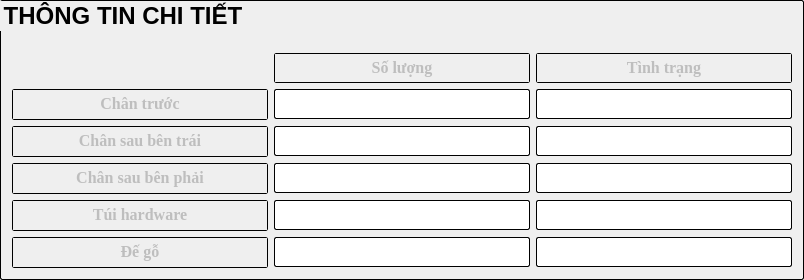
            <widget class="QGroupBox" name="groupBox_8">
             <property name="sizePolicy">
              <sizepolicy hsizetype="Expanding" vsizetype="Expanding">
               <horstretch>0</horstretch>
               <verstretch>0</verstretch>
              </sizepolicy>
             </property>
             <property name="minimumSize">
              <size>
               <width>500</width>
               <height>280</height>
              </size>
             </property>
             <property name="font">
              <font>
               <pointsize>18</pointsize>
               <weight>75</weight>
               <bold>true</bold>
              </font>
             </property>
             <property name="styleSheet">
              <string notr="true">border-width:1px;
border-radius:2px;
border-color:black;
border-style:outset;</string>
             </property>
             <property name="title">
              <string>THÔNG TIN CHI TIẾT</string>
             </property>
             <layout class="QGridLayout" name="gridLayout_2">
              <item row="5" column="1">
               <widget class="QLineEdit" name="joint_2">
                <property name="enabled">
                 <bool>false</bool>
                </property>
                <property name="minimumSize">
                 <size>
                  <width>120</width>
                  <height>30</height>
                 </size>
                </property>
                <property name="maximumSize">
                 <size>
                  <width>16777215</width>
                  <height>30</height>
                 </size>
                </property>
                <property name="font">
                 <font>
                  <family>Times New Roman</family>
                  <pointsize>13</pointsize>
                  <weight>75</weight>
                  <bold>true</bold>
                 </font>
                </property>
                <property name="alignment">
                 <set>Qt::AlignCenter</set>
                </property>
                <property name="readOnly">
                 <bool>true</bool>
                </property>
               </widget>
              </item>
              <item row="2" column="2">
               <widget class="QLineEdit" name="sttFront_2">
                <property name="enabled">
                 <bool>false</bool>
                </property>
                <property name="minimumSize">
                 <size>
                  <width>120</width>
                  <height>30</height>
                 </size>
                </property>
                <property name="maximumSize">
                 <size>
                  <width>16777215</width>
                  <height>30</height>
                 </size>
                </property>
                <property name="font">
                 <font>
                  <family>Times New Roman</family>
                  <pointsize>13</pointsize>
                  <weight>75</weight>
                  <bold>true</bold>
                 </font>
                </property>
                <property name="alignment">
                 <set>Qt::AlignCenter</set>
                </property>
                <property name="readOnly">
                 <bool>true</bool>
                </property>
               </widget>
              </item>
              <item row="3" column="0">
               <widget class="QTextEdit" name="textEdit_14">
                <property name="enabled">
                 <bool>false</bool>
                </property>
                <property name="sizePolicy">
                 <sizepolicy hsizetype="Fixed" vsizetype="Fixed">
                  <horstretch>0</horstretch>
                  <verstretch>0</verstretch>
                 </sizepolicy>
                </property>
                <property name="minimumSize">
                 <size>
                  <width>141</width>
                  <height>31</height>
                 </size>
                </property>
                <property name="maximumSize">
                 <size>
                  <width>16777215</width>
                  <height>31</height>
                 </size>
                </property>
                <property name="font">
                 <font>
                  <family>Times New Roman</family>
                  <pointsize>13</pointsize>
                  <weight>75</weight>
                  <bold>true</bold>
                 </font>
                </property>
                <property name="verticalScrollBarPolicy">
                 <enum>Qt::ScrollBarAlwaysOff</enum>
                </property>
                <property name="html">
                 <string>&lt;!DOCTYPE HTML PUBLIC &quot;-//W3C//DTD HTML 4.0//EN&quot; &quot;http://www.w3.org/TR/REC-html40/strict.dtd&quot;&gt;
&lt;html&gt;&lt;head&gt;&lt;meta name=&quot;qrichtext&quot; content=&quot;1&quot; /&gt;&lt;style type=&quot;text/css&quot;&gt;
p, li { white-space: pre-wrap; }
&lt;/style&gt;&lt;/head&gt;&lt;body style=&quot; font-family:'Times New Roman'; font-size:13pt; font-weight:600; font-style:normal;&quot;&gt;
&lt;p align=&quot;center&quot; style=&quot; margin-top:0px; margin-bottom:0px; margin-left:0px; margin-right:0px; -qt-block-indent:0; text-indent:0px;&quot;&gt;&lt;span style=&quot; font-size:12pt;&quot;&gt;Chân sau bên trái&lt;/span&gt;&lt;/p&gt;
&lt;p align=&quot;center&quot; style=&quot;-qt-paragraph-type:empty; margin-top:0px; margin-bottom:0px; margin-left:0px; margin-right:0px; -qt-block-indent:0; text-indent:0px; font-size:12pt;&quot;&gt;&lt;br /&gt;&lt;/p&gt;&lt;/body&gt;&lt;/html&gt;</string>
                </property>
               </widget>
              </item>
              <item row="2" column="0">
               <widget class="QTextEdit" name="textEdit_10">
                <property name="enabled">
                 <bool>false</bool>
                </property>
                <property name="sizePolicy">
                 <sizepolicy hsizetype="Fixed" vsizetype="Fixed">
                  <horstretch>0</horstretch>
                  <verstretch>0</verstretch>
                 </sizepolicy>
                </property>
                <property name="minimumSize">
                 <size>
                  <width>141</width>
                  <height>31</height>
                 </size>
                </property>
                <property name="maximumSize">
                 <size>
                  <width>16777215</width>
                  <height>31</height>
                 </size>
                </property>
                <property name="font">
                 <font>
                  <family>Times New Roman</family>
                  <pointsize>13</pointsize>
                  <weight>75</weight>
                  <bold>true</bold>
                 </font>
                </property>
                <property name="html">
                 <string>&lt;!DOCTYPE HTML PUBLIC &quot;-//W3C//DTD HTML 4.0//EN&quot; &quot;http://www.w3.org/TR/REC-html40/strict.dtd&quot;&gt;
&lt;html&gt;&lt;head&gt;&lt;meta name=&quot;qrichtext&quot; content=&quot;1&quot; /&gt;&lt;style type=&quot;text/css&quot;&gt;
p, li { white-space: pre-wrap; }
&lt;/style&gt;&lt;/head&gt;&lt;body style=&quot; font-family:'Times New Roman'; font-size:13pt; font-weight:600; font-style:normal;&quot;&gt;
&lt;p align=&quot;center&quot; style=&quot; margin-top:0px; margin-bottom:0px; margin-left:0px; margin-right:0px; -qt-block-indent:0; text-indent:0px;&quot;&gt;&lt;span style=&quot; font-size:12pt;&quot;&gt;Chân trước&lt;/span&gt;&lt;/p&gt;&lt;/body&gt;&lt;/html&gt;</string>
                </property>
               </widget>
              </item>
              <item row="1" column="2">
               <widget class="QTextEdit" name="textEdit_12">
                <property name="enabled">
                 <bool>false</bool>
                </property>
                <property name="sizePolicy">
                 <sizepolicy hsizetype="Expanding" vsizetype="Fixed">
                  <horstretch>0</horstretch>
                  <verstretch>0</verstretch>
                 </sizepolicy>
                </property>
                <property name="minimumSize">
                 <size>
                  <width>120</width>
                  <height>30</height>
                 </size>
                </property>
                <property name="maximumSize">
                 <size>
                  <width>16777215</width>
                  <height>30</height>
                 </size>
                </property>
                <property name="font">
                 <font>
                  <family>Times New Roman</family>
                  <pointsize>13</pointsize>
                 </font>
                </property>
                <property name="html">
                 <string>&lt;!DOCTYPE HTML PUBLIC &quot;-//W3C//DTD HTML 4.0//EN&quot; &quot;http://www.w3.org/TR/REC-html40/strict.dtd&quot;&gt;
&lt;html&gt;&lt;head&gt;&lt;meta name=&quot;qrichtext&quot; content=&quot;1&quot; /&gt;&lt;style type=&quot;text/css&quot;&gt;
p, li { white-space: pre-wrap; }
&lt;/style&gt;&lt;/head&gt;&lt;body style=&quot; font-family:'Times New Roman'; font-size:13pt; font-weight:400; font-style:normal;&quot;&gt;
&lt;p align=&quot;center&quot; style=&quot; margin-top:0px; margin-bottom:0px; margin-left:0px; margin-right:0px; -qt-block-indent:0; text-indent:0px;&quot;&gt;&lt;span style=&quot; font-size:12pt; font-weight:600;&quot;&gt;Tình trạng&lt;/span&gt;&lt;/p&gt;&lt;/body&gt;&lt;/html&gt;</string>
                </property>
               </widget>
              </item>
              <item row="2" column="1">
               <widget class="QLineEdit" name="lineEdit_2">
                <property name="enabled">
                 <bool>false</bool>
                </property>
                <property name="minimumSize">
                 <size>
                  <width>120</width>
                  <height>30</height>
                 </size>
                </property>
                <property name="maximumSize">
                 <size>
                  <width>16777215</width>
                  <height>30</height>
                 </size>
                </property>
                <property name="font">
                 <font>
                  <pointsize>13</pointsize>
                 </font>
                </property>
               </widget>
              </item>
              <item row="3" column="2">
               <widget class="QLineEdit" name="sttBackLeft_2">
                <property name="enabled">
                 <bool>false</bool>
                </property>
                <property name="minimumSize">
                 <size>
                  <width>120</width>
                  <height>30</height>
                 </size>
                </property>
                <property name="maximumSize">
                 <size>
                  <width>16777215</width>
                  <height>30</height>
                 </size>
                </property>
                <property name="font">
                 <font>
                  <family>Times New Roman</family>
                  <pointsize>13</pointsize>
                  <weight>75</weight>
                  <bold>true</bold>
                 </font>
                </property>
                <property name="alignment">
                 <set>Qt::AlignCenter</set>
                </property>
                <property name="readOnly">
                 <bool>true</bool>
                </property>
               </widget>
              </item>
              <item row="5" column="0">
               <widget class="QTextEdit" name="textEdit_19">
                <property name="enabled">
                 <bool>false</bool>
                </property>
                <property name="sizePolicy">
                 <sizepolicy hsizetype="Fixed" vsizetype="Fixed">
                  <horstretch>0</horstretch>
                  <verstretch>0</verstretch>
                 </sizepolicy>
                </property>
                <property name="minimumSize">
                 <size>
                  <width>141</width>
                  <height>31</height>
                 </size>
                </property>
                <property name="maximumSize">
                 <size>
                  <width>16777215</width>
                  <height>31</height>
                 </size>
                </property>
                <property name="font">
                 <font>
                  <family>Times New Roman</family>
                  <pointsize>13</pointsize>
                  <weight>75</weight>
                  <bold>true</bold>
                 </font>
                </property>
                <property name="html">
                 <string>&lt;!DOCTYPE HTML PUBLIC &quot;-//W3C//DTD HTML 4.0//EN&quot; &quot;http://www.w3.org/TR/REC-html40/strict.dtd&quot;&gt;
&lt;html&gt;&lt;head&gt;&lt;meta name=&quot;qrichtext&quot; content=&quot;1&quot; /&gt;&lt;style type=&quot;text/css&quot;&gt;
p, li { white-space: pre-wrap; }
&lt;/style&gt;&lt;/head&gt;&lt;body style=&quot; font-family:'Times New Roman'; font-size:13pt; font-weight:600; font-style:normal;&quot;&gt;
&lt;p align=&quot;center&quot; style=&quot; margin-top:0px; margin-bottom:0px; margin-left:0px; margin-right:0px; -qt-block-indent:0; text-indent:0px;&quot;&gt;&lt;span style=&quot; font-size:12pt;&quot;&gt;Túi hardware&lt;/span&gt;&lt;/p&gt;&lt;/body&gt;&lt;/html&gt;</string>
                </property>
               </widget>
              </item>
              <item row="3" column="1">
               <widget class="QLineEdit" name="backLeft_2">
                <property name="enabled">
                 <bool>false</bool>
                </property>
                <property name="minimumSize">
                 <size>
                  <width>120</width>
                  <height>30</height>
                 </size>
                </property>
                <property name="maximumSize">
                 <size>
                  <width>16777215</width>
                  <height>30</height>
                 </size>
                </property>
                <property name="font">
                 <font>
                  <family>Times New Roman</family>
                  <pointsize>13</pointsize>
                  <weight>75</weight>
                  <bold>true</bold>
                 </font>
                </property>
                <property name="alignment">
                 <set>Qt::AlignCenter</set>
                </property>
                <property name="readOnly">
                 <bool>true</bool>
                </property>
               </widget>
              </item>
              <item row="4" column="0">
               <widget class="QTextEdit" name="textEdit_16">
                <property name="enabled">
                 <bool>false</bool>
                </property>
                <property name="sizePolicy">
                 <sizepolicy hsizetype="Fixed" vsizetype="Fixed">
                  <horstretch>0</horstretch>
                  <verstretch>0</verstretch>
                 </sizepolicy>
                </property>
                <property name="minimumSize">
                 <size>
                  <width>141</width>
                  <height>31</height>
                 </size>
                </property>
                <property name="maximumSize">
                 <size>
                  <width>16777215</width>
                  <height>31</height>
                 </size>
                </property>
                <property name="font">
                 <font>
                  <family>Times New Roman</family>
                  <pointsize>13</pointsize>
                  <weight>75</weight>
                  <bold>true</bold>
                 </font>
                </property>
                <property name="verticalScrollBarPolicy">
                 <enum>Qt::ScrollBarAlwaysOff</enum>
                </property>
                <property name="html">
                 <string>&lt;!DOCTYPE HTML PUBLIC &quot;-//W3C//DTD HTML 4.0//EN&quot; &quot;http://www.w3.org/TR/REC-html40/strict.dtd&quot;&gt;
&lt;html&gt;&lt;head&gt;&lt;meta name=&quot;qrichtext&quot; content=&quot;1&quot; /&gt;&lt;style type=&quot;text/css&quot;&gt;
p, li { white-space: pre-wrap; }
&lt;/style&gt;&lt;/head&gt;&lt;body style=&quot; font-family:'Times New Roman'; font-size:13pt; font-weight:600; font-style:normal;&quot;&gt;
&lt;p align=&quot;center&quot; style=&quot; margin-top:0px; margin-bottom:0px; margin-left:0px; margin-right:0px; -qt-block-indent:0; text-indent:0px;&quot;&gt;&lt;span style=&quot; font-size:12pt;&quot;&gt;Chân sau bên phải&lt;/span&gt;&lt;/p&gt;
&lt;p align=&quot;center&quot; style=&quot;-qt-paragraph-type:empty; margin-top:0px; margin-bottom:0px; margin-left:0px; margin-right:0px; -qt-block-indent:0; text-indent:0px; font-size:12pt;&quot;&gt;&lt;br /&gt;&lt;/p&gt;&lt;/body&gt;&lt;/html&gt;</string>
                </property>
               </widget>
              </item>
              <item row="1" column="1">
               <widget class="QTextEdit" name="textEdit_11">
                <property name="enabled">
                 <bool>false</bool>
                </property>
                <property name="sizePolicy">
                 <sizepolicy hsizetype="Expanding" vsizetype="Fixed">
                  <horstretch>0</horstretch>
                  <verstretch>0</verstretch>
                 </sizepolicy>
                </property>
                <property name="minimumSize">
                 <size>
                  <width>120</width>
                  <height>30</height>
                 </size>
                </property>
                <property name="maximumSize">
                 <size>
                  <width>16777215</width>
                  <height>30</height>
                 </size>
                </property>
                <property name="font">
                 <font>
                  <family>Times New Roman</family>
                  <pointsize>13</pointsize>
                 </font>
                </property>
                <property name="verticalScrollBarPolicy">
                 <enum>Qt::ScrollBarAlwaysOff</enum>
                </property>
                <property name="html">
                 <string>&lt;!DOCTYPE HTML PUBLIC &quot;-//W3C//DTD HTML 4.0//EN&quot; &quot;http://www.w3.org/TR/REC-html40/strict.dtd&quot;&gt;
&lt;html&gt;&lt;head&gt;&lt;meta name=&quot;qrichtext&quot; content=&quot;1&quot; /&gt;&lt;style type=&quot;text/css&quot;&gt;
p, li { white-space: pre-wrap; }
&lt;/style&gt;&lt;/head&gt;&lt;body style=&quot; font-family:'Times New Roman'; font-size:13pt; font-weight:400; font-style:normal;&quot;&gt;
&lt;p align=&quot;center&quot; style=&quot; margin-top:0px; margin-bottom:0px; margin-left:0px; margin-right:0px; -qt-block-indent:0; text-indent:0px;&quot;&gt;&lt;span style=&quot; font-size:12pt; font-weight:600;&quot;&gt;Số lượng&lt;/span&gt;&lt;/p&gt;
&lt;p align=&quot;center&quot; style=&quot;-qt-paragraph-type:empty; margin-top:0px; margin-bottom:0px; margin-left:0px; margin-right:0px; -qt-block-indent:0; text-indent:0px; font-size:12pt; font-weight:600;&quot;&gt;&lt;br /&gt;&lt;/p&gt;&lt;/body&gt;&lt;/html&gt;</string>
                </property>
               </widget>
              </item>
              <item row="0" column="1" colspan="2">
               <spacer name="verticalSpacer_10">
                <property name="orientation">
                 <enum>Qt::Vertical</enum>
                </property>
                <property name="sizeHint" stdset="0">
                 <size>
                  <width>20</width>
                  <height>40</height>
                 </size>
                </property>
               </spacer>
              </item>
              <item row="4" column="1">
               <widget class="QLineEdit" name="backRight_2">
                <property name="enabled">
                 <bool>false</bool>
                </property>
                <property name="minimumSize">
                 <size>
                  <width>120</width>
                  <height>30</height>
                 </size>
                </property>
                <property name="maximumSize">
                 <size>
                  <width>16777215</width>
                  <height>30</height>
                 </size>
                </property>
                <property name="font">
                 <font>
                  <family>Times New Roman</family>
                  <pointsize>13</pointsize>
                  <weight>75</weight>
                  <bold>true</bold>
                 </font>
                </property>
                <property name="alignment">
                 <set>Qt::AlignCenter</set>
                </property>
                <property name="readOnly">
                 <bool>true</bool>
                </property>
               </widget>
              </item>
              <item row="6" column="2">
               <widget class="QLineEdit" name="sttJoint_3">
                <property name="enabled">
                 <bool>false</bool>
                </property>
                <property name="minimumSize">
                 <size>
                  <width>120</width>
                  <height>30</height>
                 </size>
                </property>
                <property name="maximumSize">
                 <size>
                  <width>16777215</width>
                  <height>30</height>
                 </size>
                </property>
                <property name="font">
                 <font>
                  <family>Times New Roman</family>
                  <pointsize>13</pointsize>
                  <weight>75</weight>
                  <bold>true</bold>
                 </font>
                </property>
                <property name="alignment">
                 <set>Qt::AlignCenter</set>
                </property>
                <property name="readOnly">
                 <bool>true</bool>
                </property>
               </widget>
              </item>
              <item row="6" column="1">
               <widget class="QLineEdit" name="joint_3">
                <property name="enabled">
                 <bool>false</bool>
                </property>
                <property name="minimumSize">
                 <size>
                  <width>120</width>
                  <height>30</height>
                 </size>
                </property>
                <property name="maximumSize">
                 <size>
                  <width>16777215</width>
                  <height>30</height>
                 </size>
                </property>
                <property name="font">
                 <font>
                  <family>Times New Roman</family>
                  <pointsize>13</pointsize>
                  <weight>75</weight>
                  <bold>true</bold>
                 </font>
                </property>
                <property name="alignment">
                 <set>Qt::AlignCenter</set>
                </property>
                <property name="readOnly">
                 <bool>true</bool>
                </property>
               </widget>
              </item>
              <item row="5" column="2">
               <widget class="QLineEdit" name="sttJoint_2">
                <property name="enabled">
                 <bool>false</bool>
                </property>
                <property name="minimumSize">
                 <size>
                  <width>120</width>
                  <height>30</height>
                 </size>
                </property>
                <property name="maximumSize">
                 <size>
                  <width>16777215</width>
                  <height>30</height>
                 </size>
                </property>
                <property name="font">
                 <font>
                  <family>Times New Roman</family>
                  <pointsize>13</pointsize>
                  <weight>75</weight>
                  <bold>true</bold>
                 </font>
                </property>
                <property name="alignment">
                 <set>Qt::AlignCenter</set>
                </property>
                <property name="readOnly">
                 <bool>true</bool>
                </property>
               </widget>
              </item>
              <item row="6" column="0">
               <widget class="QTextEdit" name="textEdit_21">
                <property name="enabled">
                 <bool>false</bool>
                </property>
                <property name="sizePolicy">
                 <sizepolicy hsizetype="Fixed" vsizetype="Fixed">
                  <horstretch>0</horstretch>
                  <verstretch>0</verstretch>
                 </sizepolicy>
                </property>
                <property name="minimumSize">
                 <size>
                  <width>141</width>
                  <height>31</height>
                 </size>
                </property>
                <property name="maximumSize">
                 <size>
                  <width>16777215</width>
                  <height>31</height>
                 </size>
                </property>
                <property name="font">
                 <font>
                  <family>Times New Roman</family>
                  <pointsize>13</pointsize>
                  <weight>75</weight>
                  <bold>true</bold>
                 </font>
                </property>
                <property name="html">
                 <string>&lt;!DOCTYPE HTML PUBLIC &quot;-//W3C//DTD HTML 4.0//EN&quot; &quot;http://www.w3.org/TR/REC-html40/strict.dtd&quot;&gt;
&lt;html&gt;&lt;head&gt;&lt;meta name=&quot;qrichtext&quot; content=&quot;1&quot; /&gt;&lt;style type=&quot;text/css&quot;&gt;
p, li { white-space: pre-wrap; }
&lt;/style&gt;&lt;/head&gt;&lt;body style=&quot; font-family:'Times New Roman'; font-size:13pt; font-weight:600; font-style:normal;&quot;&gt;
&lt;p align=&quot;center&quot; style=&quot; margin-top:0px; margin-bottom:0px; margin-left:0px; margin-right:0px; -qt-block-indent:0; text-indent:0px;&quot;&gt;&lt;span style=&quot; font-size:12pt;&quot;&gt;Đế gỗ&lt;/span&gt;&lt;/p&gt;&lt;/body&gt;&lt;/html&gt;</string>
                </property>
               </widget>
              </item>
              <item row="4" column="2">
               <widget class="QLineEdit" name="sttBackRight_2">
                <property name="enabled">
                 <bool>false</bool>
                </property>
                <property name="minimumSize">
                 <size>
                  <width>120</width>
                  <height>30</height>
                 </size>
                </property>
                <property name="maximumSize">
                 <size>
                  <width>16777215</width>
                  <height>30</height>
                 </size>
                </property>
                <property name="font">
                 <font>
                  <family>Times New Roman</family>
                  <pointsize>13</pointsize>
                  <weight>75</weight>
                  <bold>true</bold>
                 </font>
                </property>
                <property name="alignment">
                 <set>Qt::AlignCenter</set>
                </property>
                <property name="readOnly">
                 <bool>true</bool>
                </property>
               </widget>
              </item>
             </layout>
            </widget>
